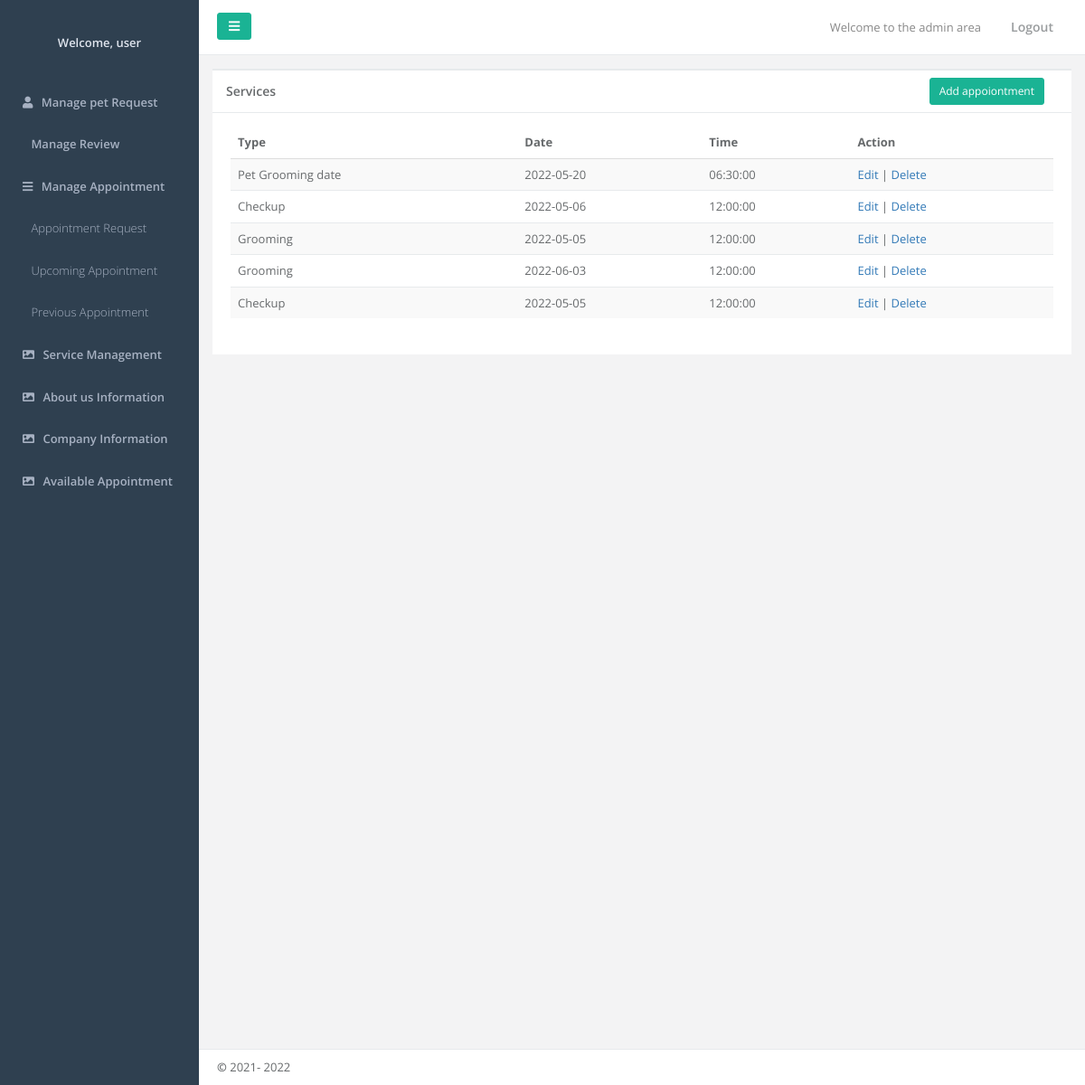
/admin/appointment_available.php, run on the app's committed database.
### tables this page shows
CREATE TABLE `appointment_availables` (
  `id` int(11) NOT NULL,
  `type` varchar(100) NOT NULL,
  `date` date NOT NULL,
  `time` time NOT NULL,
  `deleted` int(1) NOT NULL DEFAULT 0
);

### admin/appointment_available.php (the view, shortened to what this page needs)
<?php require('../dbconfig.php');
$email = $_GET['email'];
$sql = "SELECT * FROM admin WHERE email='$email' ";
$run=mysqli_query($con,$sql);
$dataofadmin = mysqli_fetch_assoc($run);
?>
<!DOCTYPE html>
<html>
<?php
include('header.php')
?>
<body>
    <div id="wrapper">
       <?php
include('nav.php')
    ?>
        <div id="page-wrapper" class="gray-bg">
            <div class="row border-bottom">
                <nav class="navbar navbar-static-top white-bg" role="navigation" style="margin-bottom: 0">
                    <div class="navbar-header">
                        <a class="navbar-minimalize minimalize-styl-2 btn btn-primary " href="#"><i
                                class="fa fa-bars"></i> </a>
                    </div>
                    <ul class="nav navbar-top-links navbar-right">
                        <li>
                            <span class="m-r-sm text-muted welcome-message">Welcome to the admin area</span>
                        </li>
                        <li>
                            <a href="#">
                                <i class="fa fa-sign-out"></i> Logout
                            </a>
                        </li>
                    </ul>
                </nav>
            </div>
            <div class="row mtop15">
                <div class="col-lg-12">
                    <div class="ibox float-e-margins">
                        <div class="ibox-title">
                            <h5>Services</h5>
                            <div class="col-md-2 pull-right">
                                <a class="btn btn-primary btn-sm right_btn"
                                href="addAppointment_available.php?email=<?php echo $dataofadmin['email']; ?>">
                                    Add appoiontment</a>
                            </div>
                        </div>
                        <div class="ibox-content">
                            <div class="table-responsive">
                                <table class="table table-striped">
                                    <thead>
                                        <tr>
                                            <th>Type</th>
                                            <th>Date</th>
                                            <th>Time</th>
                                            <th>Action</th>
                                        </tr>
                                    </thead>
                                    <tbody>
                                    <?php
                          $sql = "SELECT * FROM appointment_availables ";
                          $res = mysqli_query($con,$sql);
                          if($result = mysqli_query($con, $sql)){
                          if(mysqli_num_rows($res) > 0){
                           while($data = mysqli_fetch_assoc($res)){
                                ?>
                                        <tr>
                                            <td><?php echo $data['type']; ?></td>
                                            <td><?php echo $data['date']; ?></td>
                                            <td><?php echo $data['time']; ?></td>
                                            <td>
                                                <a href="#">Edit</a> |
                                                <a href="#">Delete</a>
                                            </td>
                                        </tr>
                                        <?php
}
}
} ?>
                                    </tbody>
                                </table>
                            </div>
                        </div>
                    </div>
                </div>
            </div>
            <div class="footer">
                <div>
                    <strong>&copy;</strong> 2021-
                    <?php echo date('Y'); ?>
                </div>
            </div>
        </div>
    </div>
</body>
</html>

### data on the page
appointment_availables: type "Pet Grooming date", date "2022-05-20", time "06:30:00"
appointment_availables: type "Checkup", date "2022-05-06", time "12:00:00"
appointment_availables: type "Grooming", date "2022-05-05", time "12:00:00"
appointment_availables: type "Grooming", date "2022-06-03", time "12:00:00"
appointment_availables: type "Checkup", date "2022-05-05", time "12:00:00"
